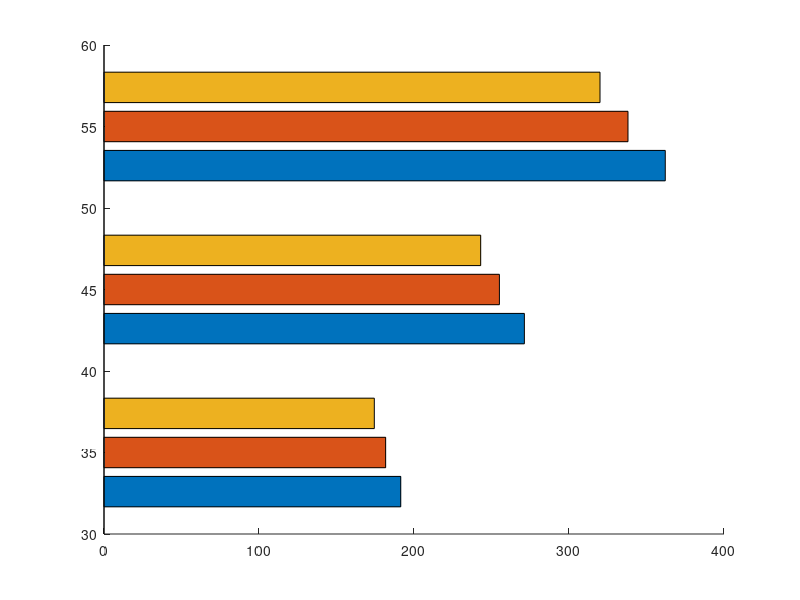

This figure's MATLAB source: (Note: this script raises an error after producing the figure.)
clear; clc;

%% =============================
% INPUTS
%% =============================
speeds_mph = [35 45 55];

speeds_fps = speeds_mph * 1.467;

total_exposure_time = 3.1;    % Total exposure time 
PRT = 2.4;                    % perception-reaction time (sec)
friction = [0.80 0.70 0.60];  % BEST -> WORST
g = 32.2;                     % gravity (ft/s^2)

% Pedestrian exposure time (sec)
ped_exposure_time = total_exposure_time - PRT;


% Total Available distance during pedestrian exposure
available_dist = speeds_fps .* total_exposure_time;




%% =============================
% CALCULATIONS
%% =============================
total_dist = zeros(length(speeds_mph), length(friction));

for i = 1:length(speeds_fps)

    v = speeds_fps(i);
    prt_dist = v * PRT;

    for j = 1:length(friction)

        f = friction(j);

        braking_dist = (v^2) / (2 * g * f);

        total_dist(i,j) = prt_dist + braking_dist;

    end
end

%% =============================
% REVERSE ORDER FOR PLOTTING
% Highest friction appears at top
%% =============================
plot_friction = friction(end:-1:1);
plot_dist = total_dist(:,end:-1:1);

%% =============================
% PLOT
%% =============================
figure;
hold on;

b = barh(speeds_mph, plot_dist, 'grouped');

%% =============================
% BAR COLORS
% Green (best) -> Yellow -> Red (worst)
%% =============================
nFric = length(plot_friction);

fricColors = [ ...
    linspace(1.00,0.15,nFric)' ...
    linspace(0.15,0.75,nFric)' ...
    zeros(nFric,1)];

for j = 1:nFric
    b(j).FaceColor = fricColors(j,:);
end

%% =============================
% AXES
%% =============================
set(gca,'YTick',speeds_mph);

if length(speeds_mph) > 1
    speedSpacing = min(diff(sort(speeds_mph)));
else
    speedSpacing = 10;
end

ylim([ ...
    min(speeds_mph)-0.6*speedSpacing ...
    max(speeds_mph)+0.6*speedSpacing]);

xlabel('Distance (ft)', ...
    'FontSize',12,'FontWeight','bold');

ylabel('Vehicle Speed (mph)', ...
    'FontSize',12,'FontWeight','bold');

title(sprintf('Total Stopping Distance'), ...
    'FontSize',13,'FontWeight','bold');

grid on;
box on;

%% =============================
% FINAL FORMATTING
%% =============================
set(gca,'FontSize',11);

set(gcf,'Position',[100 100 1100 650]);

xlim([0 max(total_dist(:))*1.25]);

%% =============================
% AVAILABLE DISTANCE LINES
% Full-height lines
%% =============================
lineColors = lines(length(speeds_mph));

yl = ylim;

line_handles = gobjects(length(speeds_mph),1);

for i = 1:length(speeds_mph)

    line_handles(i) = line( ...
        [available_dist(i) available_dist(i)], ...
        yl, ...
        'Color',lineColors(i,:), ...
        'LineStyle','--', ...
        'LineWidth',2);

end


%% =============================
% LEGEND (AUTO)
%% =============================
friction_labels = arrayfun( ...
    @(f) sprintf('f = %.2f',f), ...
    plot_friction, ...
    'UniformOutput',false);

distance_labels = arrayfun( ...
    @(s) sprintf('Available Distance @ %d mph',s), ...
    speeds_mph, ...
    'UniformOutput',false);

legend([b(:); line_handles], ...
       [friction_labels distance_labels], ...
       'Location','eastoutside');

hold off;

%% =============================
% EXPORT
%% =============================
saveas(gcf,'StoppingDistance_Parametric_Final.png');
